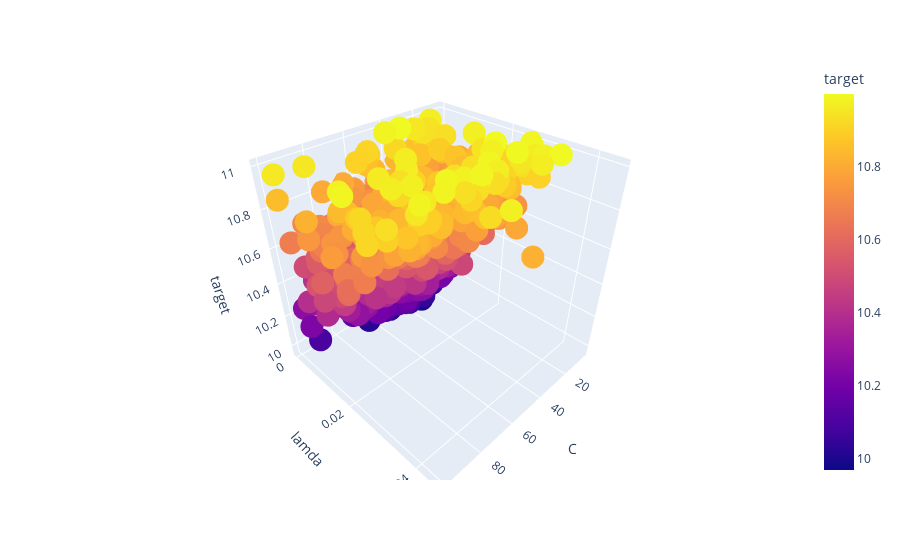

This figure's notebook cell:
### Code cell
px.scatter_3d(df2, x = "C", y = "lamda", z = "target", color = "target", hover_data = ["epsilon", "C", "lamda"])

### Figure 1 — Plotly figure (JSON) as saved in the notebook; plotly's stock layout.template omitted (floating-point values rounded to 4 significant figures; data arrays with more than 128 entries replaced by an {"elided": "..."} marker saying what was removed)
{"data": [{"customdata": {"elided": "673x1 float values"}, "hovertemplate": "C=%{x}<br>lamda=%{y}<br>target=%{marker.color}<br>epsilon=%{customdata[0]}<extra></extra>", "legendgroup": "", "marker": {"color": {"elided": "673 float values"}, "coloraxis": "coloraxis", "symbol": "circle"}, "mode": "markers", "name": "", "scene": "scene", "showlegend": false, "type": "scatter3d", "x": {"elided": "673 float values"}, "y": {"elided": "673 float values"}, "z": {"elided": "673 float values"}}], "layout": {"coloraxis": {"colorbar": {"title": {"text": "target"}}, "colorscale": [[0, "#0d0887"], [0.1111, "#46039f"], [0.2222, "#7201a8"], [0.3333, "#9c179e"], [0.4444, "#bd3786"], [0.5556, "#d8576b"], [0.6667, "#ed7953"], [0.7778, "#fb9f3a"], [0.8889, "#fdca26"], [1, "#f0f921"]]}, "legend": {"tracegroupgap": 0}, "margin": {"t": 60}, "scene": {"domain": {"x": [0, 1], "y": [0, 1]}, "xaxis": {"title": {"text": "C"}}, "yaxis": {"title": {"text": "lamda"}}, "zaxis": {"title": {"text": "target"}}}}}
